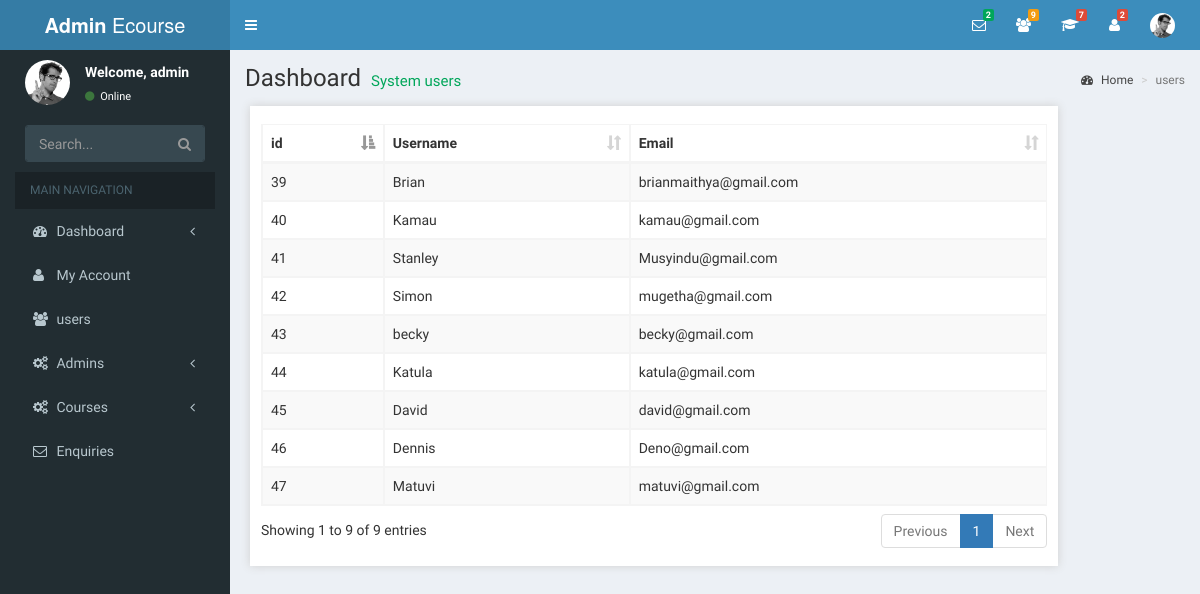
Page /admin/users.php on the earlier database version.
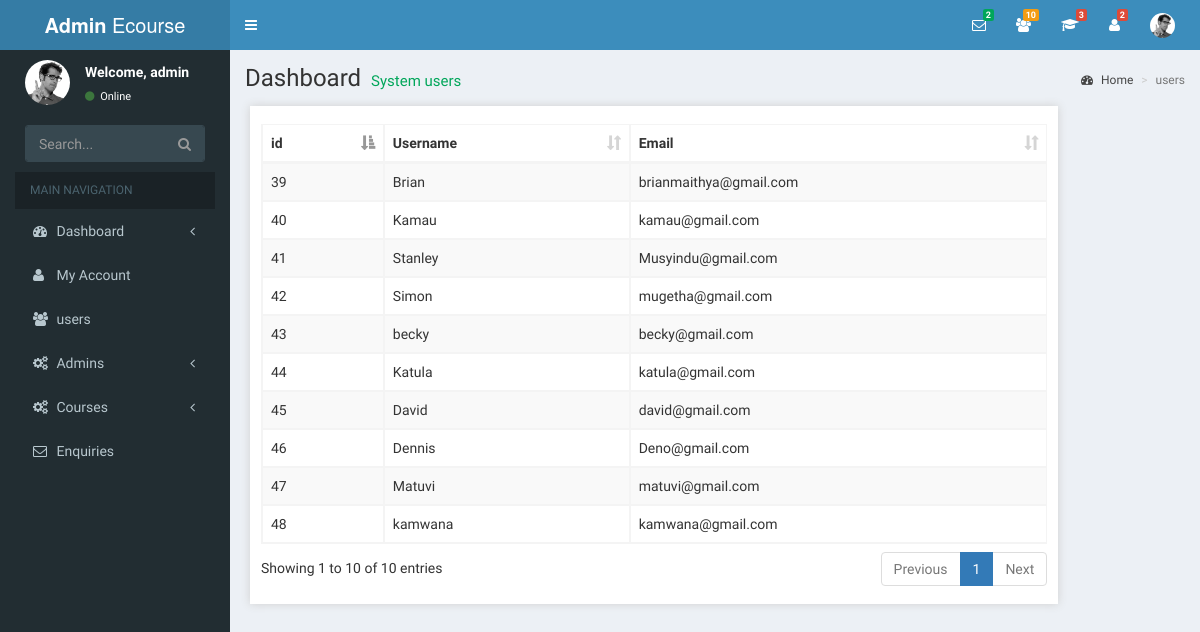
Same page on the later database version.
### tables this page shows
CREATE TABLE IF NOT EXISTS `members` (
  `id` int(50) NOT NULL AUTO_INCREMENT,
  `username` varchar(50) NOT NULL,
  `email` varchar(40) NOT NULL,
  `password` varchar(50) NOT NULL,
  PRIMARY KEY (`id`)
);

### admin/users.php (the view, shortened to what the changed rows need)
<?php
  require('layout/sidebar.php')
?>
  <div class="content-wrapper">
    <section class="content-header">
      <h1>
        Dashboard
        <small>System users</small>
      </h1>
    </section>
    <div class="all-users col-md-10">
      <?php
        $result = mysql_query("SELECT * FROM members");
        ?>
        <div class="courses_outer">
             <div class="course_table">
                    <table id="example" class="table table-striped table-bordered display">
                        <thead class="table_header">
                          <tr>
                            <th>id</th>
                            <th>Username</th>
                            <th>Email</th>
                          </tr>
                        </thead>
                        <tbody>
                          <?php
                            while( $row = mysql_fetch_assoc( $result ) ){
                              echo
                              "<tr>
                                <td>{$row['id']}</td>
                                <td>{$row['username']}</td>
                                <td>{$row['email']}</td>
                              </tr>";
                            }
                          ?>
                        </tbody>
                    </table>
                 </div>
        </div>
   </div>
  </div>
<?php
  require('layout/footer.php')
?>

### admin/layout/sidebar.php (shortened to what the changed rows need)
<?php
 include_once 'includes/dbconfig.php';
?>
<!DOCTYPE html>
<html>
<head>
  <link rel="stylesheet" href="bootstrap/css/bootstrap.min.css">
  <link rel="stylesheet" href="assets/css/dataTables.bootstrap.css">
  <link rel="stylesheet" href="font-awesome/css/font-awesome.min.css">
  <link rel="stylesheet" href="bootstrap/css/ionicons.min.css">
  <link rel="stylesheet" href="dist/css/AdminLTE.css">
  <link rel="stylesheet" href="dist/css/skins/_all-skins.min.css">
  <link rel="stylesheet" href="plugins/iCheck/flat/green.css">
  <link rel="stylesheet" href="plugins/morris/morris.css">
  <link rel="stylesheet" href="plugins/jvectormap/jquery-jvectormap-1.2.2.css">
  <link rel="stylesheet" href="plugins/datepicker/datepicker3.css">
  <link rel="stylesheet" href="plugins/daterangepicker/daterangepicker-bs3.css">
  <link rel="stylesheet" href="plugins/bootstrap-wysihtml5/bootstrap3-wysihtml5.min.css">
</head>
<body class="hold-transition skin-blue sidebar-mini">
<div class="wrapper">
  <header class="main-header">
    <nav class="navbar navbar-static-top" role="navigation">
      <div class="navbar-custom-menu">
        <ul class="nav navbar-nav">
          <li class="dropdown notifications-menu">
             <a href="users.php" class="enquiries">
                  <i class="fa fa-users" title="System users"></i>
                  <span class="label label-warning">
                      <?php
                          $result = mysql_query("SELECT * FROM members", $db);
                          $num_rows = mysql_num_rows($result);
                          echo "$num_rows";
                       ?>
                   </span>
               </a>
          </li>
          <li class="dropdown notifications-menu">
             <a href="others.php" class="enquiries">
                  <i class="fa fa-graduation-cap" title="Available courses"></i>
                  <span class="label label-danger">
                      <?php
                          $result = mysql_query("SELECT * FROM courses", $db);
                          $num_rows = mysql_num_rows($result);
                          echo "$num_rows";
                       ?>
                   </span>
               </a>
          </li>
        </ul>
      </div>
    </nav>
  </header>

Differences in the rows shown:
added members: id "48", username "kamwana", email "kamwana@gmail.com"
Other differences:
$num_rows: "9" → "10"
$num_rows: "7" → "3"
text written by a page script: "Showing 1 to 9 of 9 entries Previous 1 Next" → "Showing 1 to 10 of 10 entries Previous 1 Next"
